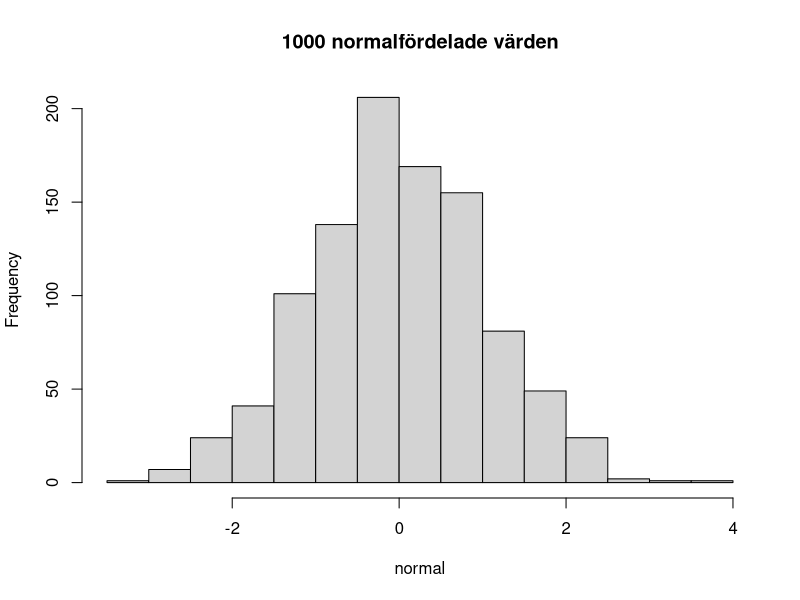

Recreate this plot in R.
# Introduktion till R
# Kör en rad: markera den och tryck Ctrl+Enter (skickas till R-terminalen).
# Kör hela filen: Ctrl+Shift+S.

# --- Variabler och vektorer ---
x <- c(2, 4, 6, 8)        # <- är tilldelning, c() skapar en vektor
mean(x)
sum(x)
x * 2                     # operationer gäller hela vektorn

# --- Slumptal (bra för sannolikhet/stokastiska processer) ---
set.seed(1)               # samma slumptal varje körning
myntkast <- sample(c("krona", "klave"), 100, replace = TRUE)
table(myntkast)

normal <- rnorm(1000, mean = 0, sd = 1)
hist(normal, main = "1000 normalfördelade värden")

# --- Data frames ---
df <- data.frame(namn = c("A", "B", "C"), poäng = c(10, 15, 7))
df[df$poäng > 8, ]

# --- Egna funktioner ---
kvadrat <- function(n) n^2
kvadrat(5)

# --- Hjälp ---
# ?mean      visar dokumentationen för mean
